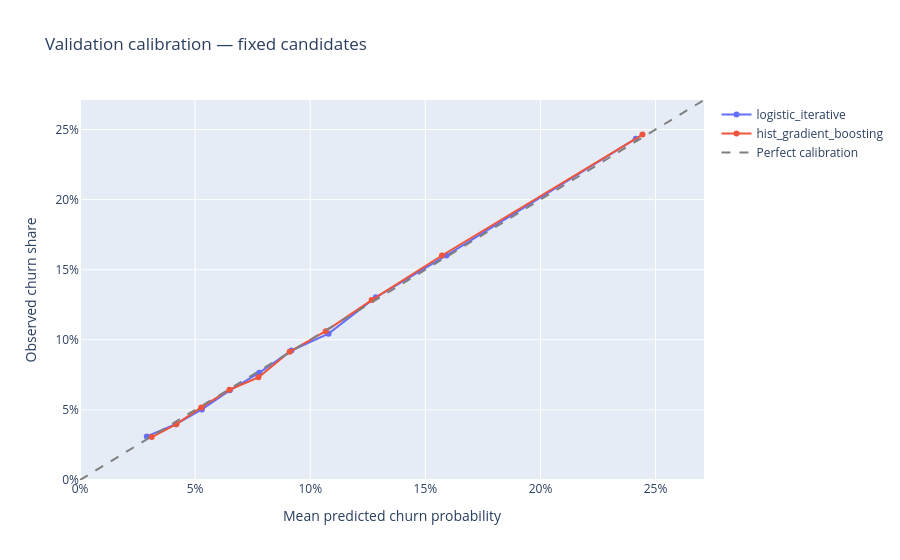

Notebook code for this chart:
### Code cell
from sklearn.calibration import calibration_curve


figure = go.Figure()
validation_calibration_tables = {}

for model_name, predictions in validation_predictions.items():
    observed, predicted = calibration_curve(
        predictions["churn"],
        predictions["probability"],
        n_bins=10,
        strategy="quantile",
    )

    table = pd.DataFrame(
        {
            "mean_probability": predicted,
            "observed_churn": observed,
        }
    )

    validation_calibration_tables[model_name] = table

    print(f"\n{model_name}")
    display(table.round(4))

    figure.add_trace(
        go.Scatter(
            x=predicted,
            y=observed,
            mode="lines+markers",
            name=model_name,
        )
    )

axis_max = min(
    1.0,
    1.1 * max(
        table.to_numpy().max()
        for table in validation_calibration_tables.values()
    ),
)

figure.add_trace(
    go.Scatter(
        x=[0, axis_max],
        y=[0, axis_max],
        mode="lines",
        name="Perfect calibration",
        line=dict(dash="dash", color="gray"),
    )
)

figure.update_layout(
    title="Validation calibration — fixed candidates",
    xaxis=dict(
        title="Mean predicted churn probability",
        range=[0, axis_max],
        tickformat=".0%",
    ),
    yaxis=dict(
        title="Observed churn share",
        range=[0, axis_max],
        tickformat=".0%",
    ),
)

figure.show()

### Figure 1 — Plotly figure (JSON) as saved in the notebook; plotly's stock layout.template omitted (floating-point values rounded to 4 significant figures)
{"data": [{"mode": "lines+markers", "name": "logistic_iterative", "type": "scatter", "x": [0.02901, 0.04155, 0.05293, 0.06506, 0.07783, 0.09184, 0.108, 0.1285, 0.1592, 0.2414], "y": [0.03107, 0.03973, 0.05033, 0.06393, 0.07647, 0.09233, 0.1044, 0.1303, 0.1602, 0.2435]}, {"mode": "lines+markers", "name": "hist_gradient_boosting", "type": "scatter", "x": [0.03116, 0.04187, 0.05267, 0.06492, 0.07751, 0.09104, 0.1067, 0.1267, 0.1572, 0.2443], "y": [0.0306, 0.0398, 0.0518, 0.0644, 0.0732, 0.09147, 0.1061, 0.1283, 0.1601, 0.2464]}, {"line": {"color": "gray", "dash": "dash"}, "mode": "lines", "name": "Perfect calibration", "type": "scatter", "x": [0, 0.271], "y": [0, 0.271]}], "layout": {"title": {"text": "Validation calibration — fixed candidates"}, "xaxis": {"range": [0, 0.271], "tickformat": ".0%", "title": {"text": "Mean predicted churn probability"}}, "yaxis": {"range": [0, 0.271], "tickformat": ".0%", "title": {"text": "Observed churn share"}}}}
